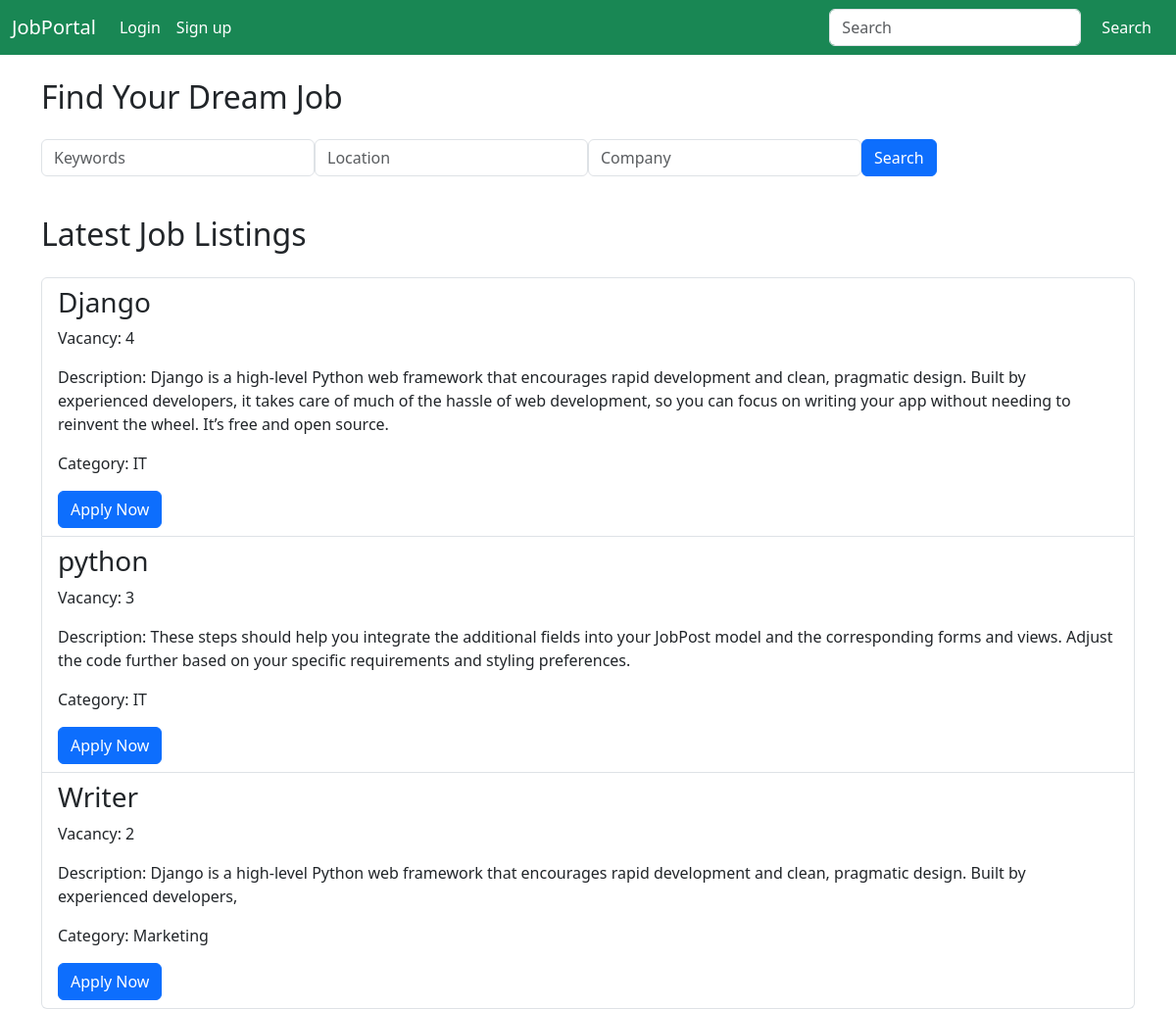
Page /viewjob on the committed database.
### app/models.py (models this page shows)
class JobPost(models.Model):
    CATEGORY_CHOICES = (
        ('IT', 'Information Technology'),
        ('Finance', 'Finance'),
        ('Marketing', 'Marketing'),
    )
    title = models.CharField(max_length=100)
    number_of_openings = models.IntegerField()
    job_description = models.TextField()
    category = models.CharField(max_length=50, choices=CATEGORY_CHOICES)
    recruiter = models.ForeignKey(CustomUser, on_delete=models.CASCADE)
    jobseeker = models.ManyToManyField(CustomUser, related_name='job_applications', blank=True)

### app/views.py (the view)
# urls.py: path('viewjob',views.view_job,name="viewjob"),
def view_job(request):
    job_posts = JobPost.objects.all()
    return render(request,'jobseeker/viewjob.html',{'job_posts': job_posts})

### app/templates/jobseeker/viewjob.html
{% extends "../base.html" %}
{% block content %}
<section class="container search mt-4">
    <h2 class="mb-4">Find Your Dream Job</h2>
    <form action="#" method="get">
        <div class="form-row d-flex">
            <div class="col-md-3 mb-3">
                <input type="text" class="form-control" name="keywords" placeholder="Keywords">
            </div>
            <div class="col-md-3 mb-3">
                <input type="text" class="form-control" name="location" placeholder="Location">
            </div>
            <div class="col-md-3 mb-3">
                <input type="text" class="form-control" name="company" placeholder="Company">
            </div>
            <div class="col-md-3 mb-3">
                <button type="submit" class="btn btn-primary">Search</button>
            </div>
        </div>
    </form>
</section>
<section class="container job-listings mt-4">
    <h2 class="mb-4">Latest Job Listings</h2>
    <ul class="list-group">
        {% for i in job_posts %}
        <li class="list-group-item">
            <h3>{{i.title}}</h3>
            <p>Vacancy: {{i.number_of_openings}}</p>
            <p>Description: {{i.job_description}}</p>
            <p>Category: {{i.category}}</p>
            <a href="{% url 'applyjob' i.id %}" class="btn btn-primary">Apply Now</a>
        </li>
        {% endfor %}
    </ul>
</section>
{% endblock content %}

### app/templates/base.html (shortened to what this page needs)
<!doctype html>
<html lang="en">
  <head>
    <link href="https://cdn.jsdelivr.net/npm/bootstrap@5.3.2/dist/css/bootstrap.min.css" rel="stylesheet">
  </head>
  <body>
    <nav class="navbar navbar-expand-lg bg-success">
        <div class="container-fluid">
          <a class="navbar-brand text-white" href="#">JobPortal</a>
          <div class="collapse navbar-collapse" id="navbarSupportedContent">
            <ul class="navbar-nav me-auto mb-2 mb-lg-0">
              {% if request.user.is_authenticated %}
              <li class="nav-item">
                <a class="nav-link active text-white" aria-current="page" href="{% url 'homepage' %}">Home</a>
              </li>
              {% if user.user_type == 'jobseeker' %}
              <li class="nav-item">
                <a class="nav-link text-white" href="{% url 'viewjob' %}">View Job</a>
              </li>
              {% elif user.user_type == 'recruiter' %}
              <li class="nav-item">
                <a class="nav-link text-white" href="{% url 'createjob' %}">Create Job</a>
              </li>
              <li class="nav-item">
                <a class="nav-link text-white" href="{% url 'joblist' %}">Joblist</a>
              </li>
              {% endif %}
              <li class="nav-item">
                <a class="nav-link text-white" href="{% url 'logoutpage' %}">Logout</a>
              </li>
              {% else %}
              <li class="nav-item">
                <a class="nav-link text-white" href="{% url 'loginpage' %}">Login</a>
              </li>
              <li class="nav-item">
                <a class="nav-link text-white" href="{% url 'register' %}">Sign up</a>
              </li>
             {% endif%}
            </ul>
            <form class="d-flex" role="search">
              <input class="form-control me-2" type="search" placeholder="Search" aria-label="Search">
              <button class="btn btn-outline-success text-white" type="submit">Search</button>
            </form>
          </div>
        </div>
      </nav>
      {% block content %}
      {% endblock content %}
  </body>
</html>

### rows in the picture
JobPost: title "Django", number_of_openings "4", job_description "Django is a high-level Python web framework that encourages rapid development and clean, pragmatic design. Built by experienced developers, it takes care of much of the hassle of web development, so you can focus on writing your app without needing to reinvent the wheel. It’s free and open source.", category "IT"
JobPost: title "python", number_of_openings "3", job_description "These steps should help you integrate the additional fields into your JobPost model and the corresponding forms and views. Adjust the code further based on your specific requirements and styling preferences.", category "IT"
JobPost: title "Writer", number_of_openings "2", job_description "Django is a high-level Python web framework that encourages rapid development and clean, pragmatic design. Built by experienced developers,", category "Marketing"
